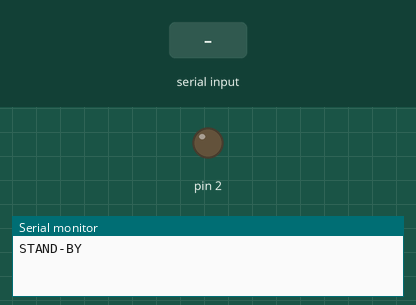
Bench run of a sketch on a simulated Arduino Uno, built with avr-gcc and run on an emulated ATmega328P. On the bench: output pins drawn as LEDs (lit = HIGH), the last lines printed to the serial monitor. The test bench sets the inputs (shaded band).

Above: at 1.2 s.
1.3 s: "600" received over Serial
At 3.2 s:
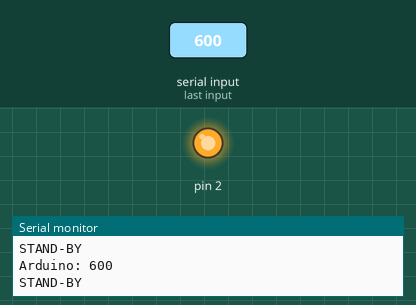
3.8 s: "700" received over Serial
At 5.1 s:
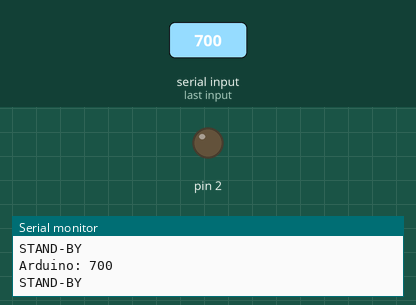
Timing chart, 0 to 6.8 s (numbered marks = the images above; inputs shaded):
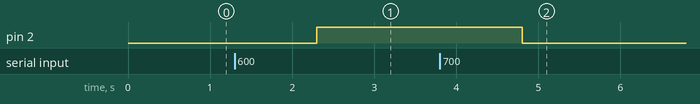

The sketch:

request_arduino.ino
```cpp
char c;
char str[255];
int i = 0;

void setup() {
  Serial.begin(9600);
  pinMode(2, OUTPUT);

  Serial.println("STAND-BY");
}

void loop() {
  // Serial.println("Hello world!");

  if(Serial.available() > 0){
    String str = Serial.readString();
    str.trim();
//    if(c != '\n'){
//      str[i++] = c;
//    } else {
//      str[i] = '\0';
//      i = 0;
    if(str == "600") digitalWrite(2, HIGH);
    else if(str == "700") digitalWrite(2, LOW);

    Serial.print("Arduino: ");
    Serial.println(str);
    Serial.println("STAND-BY");


  }

}
```

Measured:
- after the input at 1.3 s, pin 2: LOW → HIGH after 1.0 s
- after the input at 3.8 s, pin 2: HIGH → LOW after 1.0 s
